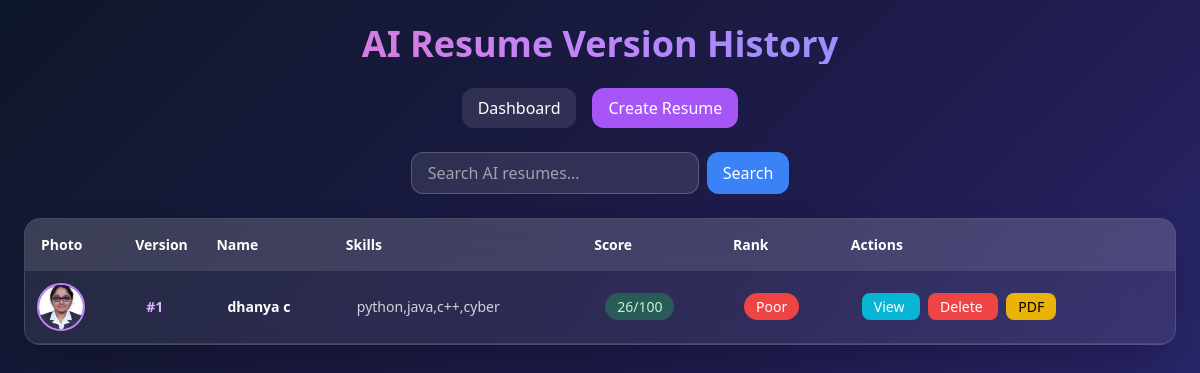
Page /versions on the earlier database version.
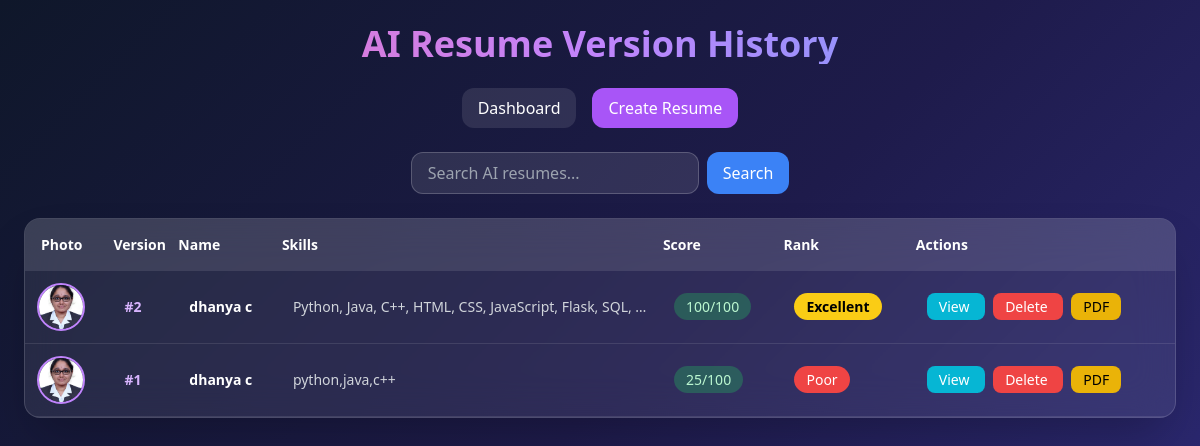
Same page on the later database version.
### tables this page shows
CREATE TABLE resume_versions(
        id INTEGER PRIMARY KEY AUTOINCREMENT,
        name TEXT,
        email TEXT,
        phone TEXT,
        linkedin TEXT,
        objective TEXT,
        skills TEXT,
        education TEXT,
        experience TEXT,
        location TEXT,
        photo TEXT,
        template TEXT,
        version_number INTEGER,
        score INTEGER
    );

### app.py (the view)
@app.route('/versions')
def versions():
    conn = get_db()
    resumes = conn.execute("SELECT * FROM resume_versions ORDER BY id DESC").fetchall()
    conn.close()
    data = [(r, get_rank(r["score"])) for r in resumes]
    return render_template("versions.html", resume_data=data)

### app.py (called while the page is built)
def get_db():
    conn = sqlite3.connect("database.db")
    conn.row_factory = sqlite3.Row
    return conn

def get_rank(score):
    if score >= 90:
        return "Excellent"
    elif score >= 70:
        return "Good"
    elif score >= 50:
        return "Average"
    return "Poor"

### templates/versions.html (shortened to what this page needs)
<!DOCTYPE html>
<html>
<head>
    <script src="https://cdn.tailwindcss.com"></script>
</head>
<body class="text-white font-sans">
<div class="max-w-7xl mx-auto p-6">
<h1 class="text-4xl font-bold text-center mb-6 bg-gradient-to-r from-pink-400 via-purple-400 to-blue-400 bg-clip-text text-transparent">
</h1>
<div class="flex justify-center gap-4 mb-6">
<a href="/dashboard" class="px-4 py-2 rounded-xl bg-white/10 hover:bg-white/20">
Dashboard
</a>
<a href="/resume" class="px-4 py-2 rounded-xl bg-purple-500 hover:bg-purple-600">
Create Resume
</a>
</div>
<div class="flex justify-center mb-6">
<form method="GET" action="/versions" class="flex gap-2">
<input
    type="text"
    name="search"
    placeholder="Search AI resumes..."
    value="{{ request.args.get('search','') }}"
    class="px-4 py-2 rounded-xl bg-white/10 border border-white/20 text-white w-72 outline-none"
/>
<button class="px-4 py-2 bg-blue-500 rounded-xl hover:bg-blue-600">
Search
</button>
</form>
</div>
<div class="glass rounded-2xl overflow-hidden shadow-2xl">
<table class="w-full text-sm">
<tr class="bg-white/10 text-left">
    <th class="p-4">Photo</th>
    <th>Version</th>
    <th>Name</th>
    <th>Skills</th>
    <th>Score</th>
    <th>Rank</th>
    <th>Actions</th>
</tr>
{% for resume, rank in resume_data %}
<tr class="border-b border-white/10 row-hover">
    <td class="p-3">
        {% if resume["photo"] %}
            <img src="/static/uploads/{{ resume['photo'] }}"
                 class="w-12 h-12 rounded-full border-2 border-purple-400 object-cover">
        {% else %}
            <div class="text-gray-400">No Image</div>
        {% endif %}
    </td>
    <td class="p-3 font-bold text-purple-300">
        #{{ resume["version_number"] }}
    </td>
    <td class="p-3 font-semibold">
        {{ resume["name"] }}
    </td>
    <td class="p-3 text-gray-300 max-w-xs truncate">
        {{ resume["skills"] }}
    </td>
    <td class="p-3">
        <span class="px-3 py-1 rounded-full bg-green-500/30 text-green-200">
            {{ resume["score"] }}/100
        </span>
    </td>
    <td class="p-3">
        {% if rank == "Excellent" %}
        <span class="px-3 py-1 rounded-full bg-yellow-400 text-black font-bold">
            {{ rank }}
        </span>
        {% elif rank == "Good" %}
        <span class="px-3 py-1 rounded-full bg-green-500 text-white">
            {{ rank }}
        </span>
        {% elif rank == "Average" %}
        <span class="px-3 py-1 rounded-full bg-orange-400 text-black">
            {{ rank }}
        </span>
        {% else %}
        <span class="px-3 py-1 rounded-full bg-red-500 text-white">
            {{ rank }}
        </span>
        {% endif %}
    </td>
    <td class="p-3 space-x-2">
        <a href="/preview/{{ resume['id'] }}"
           class="px-3 py-1 rounded-lg bg-cyan-500 hover:bg-cyan-600">
            View
        </a>
        <a href="/delete/{{ resume['id'] }}"
           class="px-3 py-1 rounded-lg bg-red-500 hover:bg-red-600">
            Delete
        </a>
        <a href="/pdf/{{ resume['id'] }}"
           class="px-3 py-1 rounded-lg bg-yellow-500 text-black hover:bg-yellow-600">
            PDF
        </a>
    </td>
</tr>
{% endfor %}
</table>
</div>
</div>
</body>
</html>

### templates/versions.html (style rules this page uses)
body { background: linear-gradient(135deg, #0f172a, #1e1b4b, #312e81); min-height: 100vh; }
.glass { background: rgba(255, 255, 255, 0.08); backdrop-filter: blur(20px); border: 1px solid rgba(255, 255, 255, 0.15); }
table { border-collapse: collapse; }

Differences in the rows shown:
added resume_versions: photo (picture), version_number "2", name "dhanya c", skills "Python, Java, C++, HTML, CSS, JavaScript, Flask, SQL,…", score "100", rank "Excellent"
changed resume_versions: skills "python,java,c++,cyber" → "python,java,c++"; score "26" → "25"
